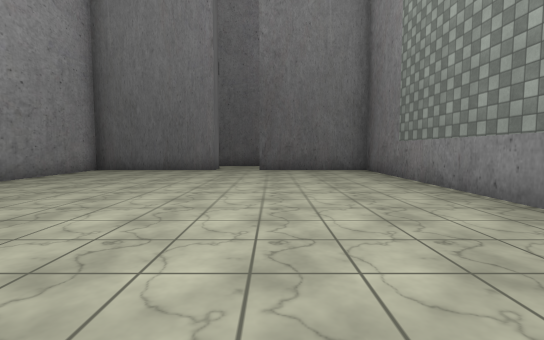
View 1 (above)

16 first-person views from a walk through a Unity game level. The camera is 1.4 m above the floor, tilts 4° down and sees 85° across. The floor is counted in squares, 1.89 m on a side. Each view is taken from the middle of a square. On the plan, view 1 faces up. The plan holds only what a view shows up to about 10 squares ahead; the rest is blank. The place goes on beyond the plan. The player character is not drawn. Some surface patterns are stand-ins.

View 2
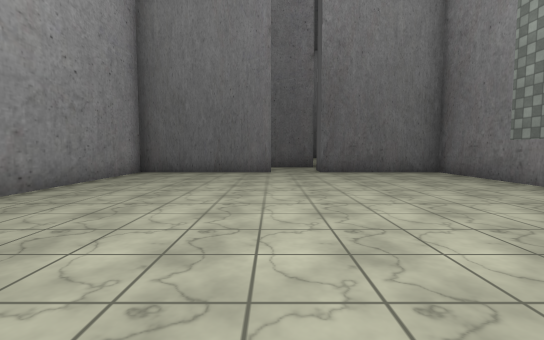

View 3
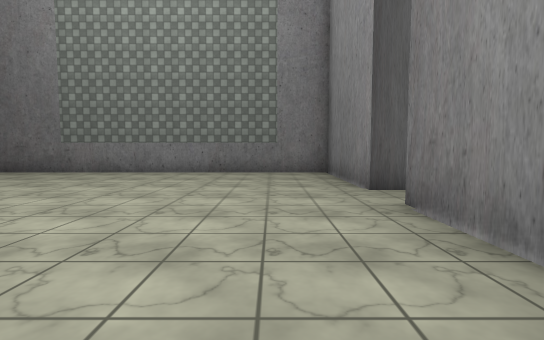

View 4
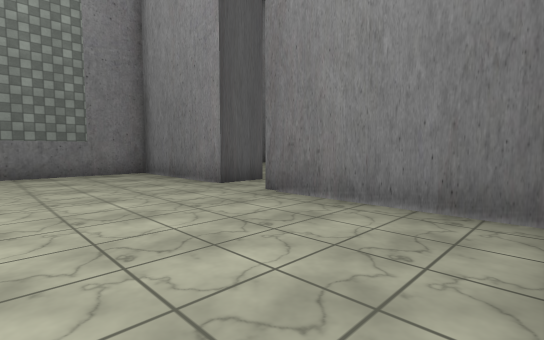

View 5
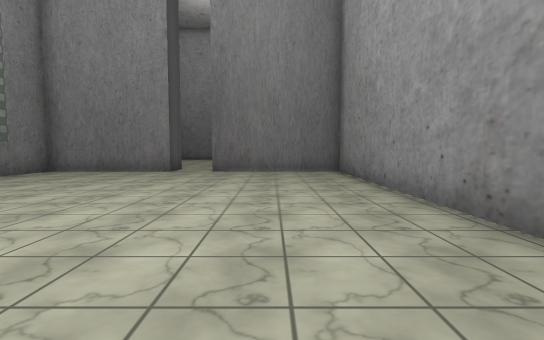

View 6
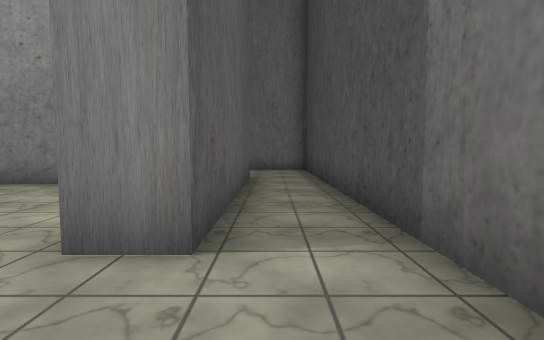

View 7
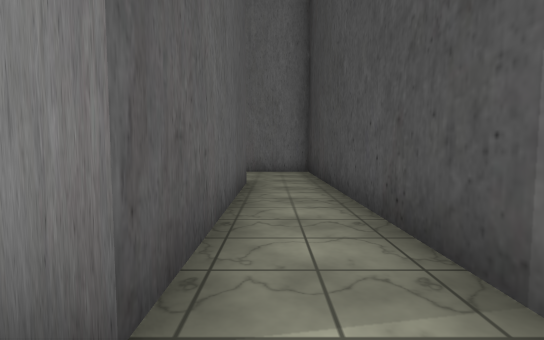

View 8
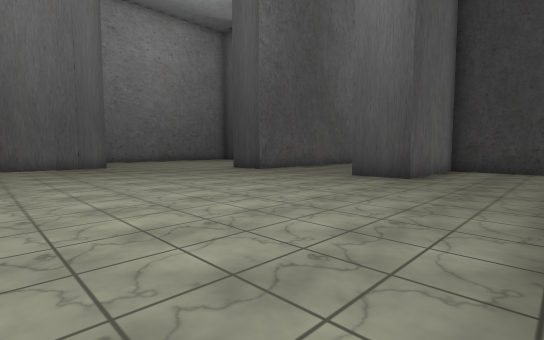

View 9
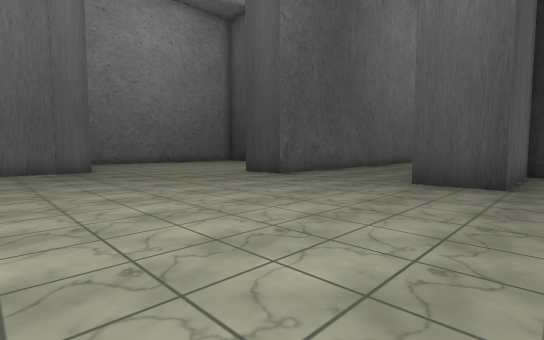

View 10
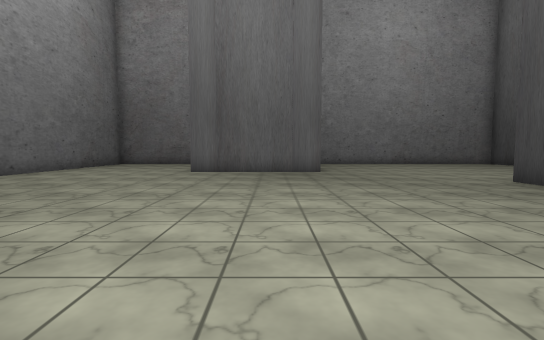

View 11
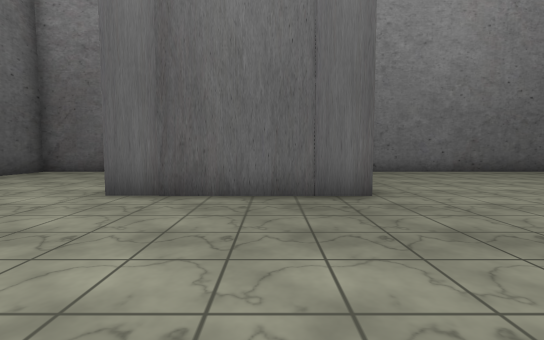

View 12
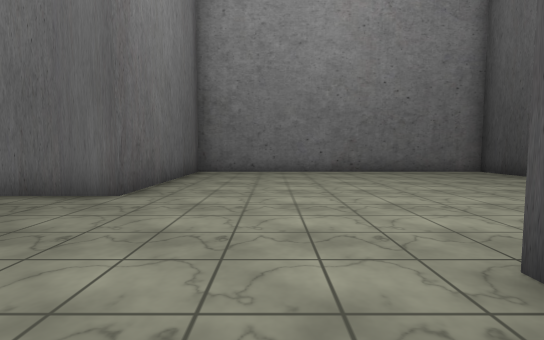

View 13
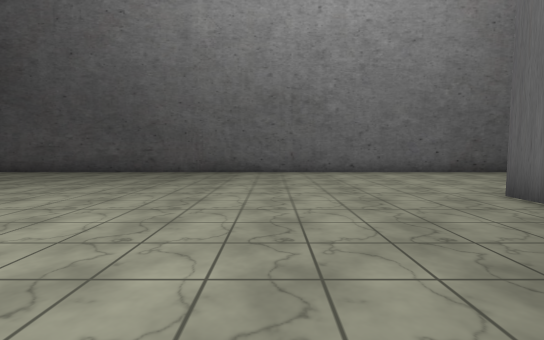

View 14
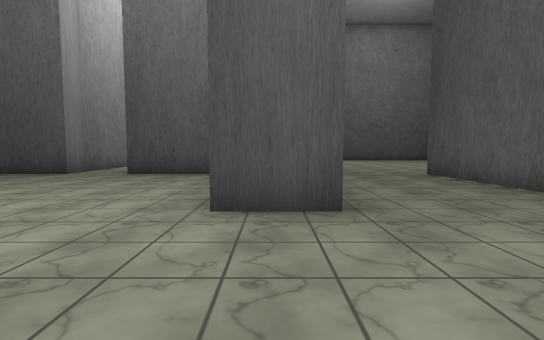

View 15
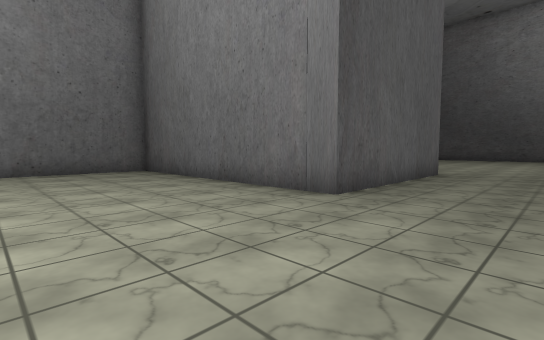

View 16
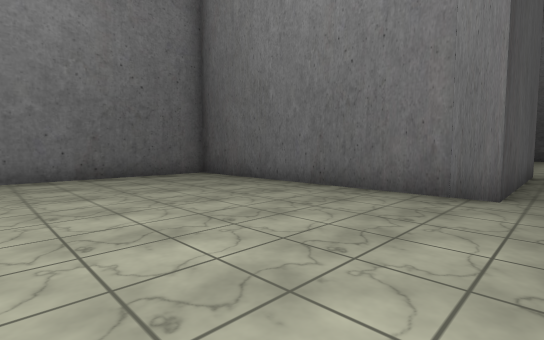

### Floor plan
Points are (right, up) in squares from view 1. A wall is a line through its corners. A room is listed if a view was taken in it or the views show most of it. See-through windows are left out.
Room 1 (views 1, 2, 3, 4, 5)
walls: (-2, 10.5) (-6.2, 10.5) (-6.2, -0.8) (-2, -0.8); (-0.6, -0.8) (3.4, -0.8) (3.4, 10.5) (-0.5, 10.5)
ways out: opening at (-1.5, 11) to room 2; opening at (-1, -1.5)
Room 2 (views 6, 7, 8, 9, 10, 11, 12, 13, 14, 15, 16)
walls: (-16.2, 11) (-16.2, 9.5) (-17.8, 9.5); (-18.8, 14.9) (-21.4, 14.9); (-7.5, 11.4) (-2, 11.4) (-2, 10.5); (-23.1, 16) (-23.1, 14.9) (-25.8, 14.9) (-25.8, 5.6) (-20.7, 5.6) (-20.7, 1.2); (-25.8, -1.5) (-25.8, -3.5) (-8.2, -3.5); (-1.2, 13.2) (-10.8, 13.2) (-10.8, 9.5) (-12.4, 9.5) (-12.4, 14.9) (-4.8, 14.9) (-4.8, 19.8)
ways out: opening at (-1.5, 11) to room 1; opening at (-0.5, 12.5)

Positions as (right, up) in squares from view 1, and headings:
1: (0, 0), facing up
2: (-2, 1), facing up
3: (-6, 1), facing right
4: (-6, 3), facing down-right
5: (-4, 9), facing down
6: (0, 12), facing left
7: (-1, 12), facing left
8: (-8, 2), facing up-left
9: (-10, 3), facing up-left
10: (-11, 4), facing left
11: (-16, 4), facing left
12: (-16, 8), facing left
13: (-17, 6), facing down
14: (-17, 6), facing up
15: (-15, 19), facing down-right
16: (-13, 20), facing down-right
